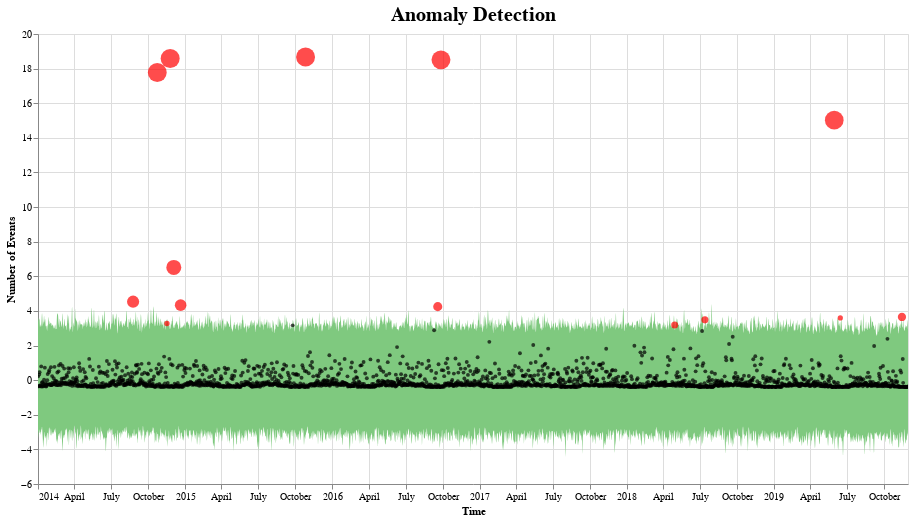

Here is the notebook cell this chart was saved with:
### Code cell
fbp_data = pd.DataFrame()
fbp_data['ds'] = pd.date_range(start='1/1/2014', periods=len(eas_data))
fbp_data['y'] = eas_data[0] 

pred = fit_predict_model(fbp_data)
pred = detect_anomalies(pred)
plot_anomalies(pred)

### Figure 1 — Vega-Lite specification as saved in the notebook (floating-point values rounded to 4 significant figures; data arrays with more than 128 entries replaced by an {"elided": "..."} marker saying what was removed)
{"config": {"view": {"continuousWidth": 400, "continuousHeight": 300}, "title": {"fontSize": 20}}, "layer": [{"data": {"name": "data-5e76ebf4e4ac3387fcc0ec7367486d9b"}, "mark": {"type": "area", "color": "#7FC97F", "interpolate": "basis"}, "encoding": {"tooltip": [{"type": "temporal", "field": "ds"}, {"type": "quantitative", "field": "fact"}, {"type": "quantitative", "field": "yhat_lower"}, {"type": "quantitative", "field": "yhat_upper"}], "x": {"type": "temporal", "field": "ds", "title": "Time"}, "y": {"type": "quantitative", "field": "yhat_upper"}, "y2": {"field": "yhat_lower"}}, "selection": {"selector001": {"type": "interval", "bind": "scales", "encodings": ["x", "y"]}}, "title": "Anomaly Detection"}, {"data": {"name": "data-3e9aa604e48fc8ebc7271793e71ef32a"}, "mark": {"type": "circle", "color": "Black", "opacity": 0.7, "size": 15}, "encoding": {"tooltip": [{"type": "temporal", "field": "ds"}, {"type": "quantitative", "field": "fact"}, {"type": "quantitative", "field": "yhat_lower"}, {"type": "quantitative", "field": "yhat_upper"}], "x": {"type": "temporal", "field": "ds"}, "y": {"type": "quantitative", "field": "fact", "title": "Number of Events"}}, "selection": {"selector002": {"type": "interval", "bind": "scales", "encodings": ["x", "y"]}}}, {"data": {"name": "data-186b7c3f3c9eac95968382e4a76bf670"}, "mark": {"type": "circle", "color": "Red", "size": 30}, "encoding": {"size": {"type": "quantitative", "field": "importance", "legend": null}, "tooltip": [{"type": "temporal", "field": "ds"}, {"type": "quantitative", "field": "fact"}, {"type": "quantitative", "field": "yhat_lower"}, {"type": "quantitative", "field": "yhat_upper"}], "x": {"type": "temporal", "field": "ds"}, "y": {"type": "quantitative", "field": "fact", "title": "Number of Events"}}, "selection": {"selector003": {"type": "interval", "bind": "scales", "encodings": ["x", "y"]}}}], "height": 450, "width": 870, "$schema": "https://vega.github.io/schema/vega-lite/v4.8.1.json", "datasets": {"data-5e76ebf4e4ac3387fcc0ec7367486d9b": {"elided": "2160 records"}, "data-3e9aa604e48fc8ebc7271793e71ef32a": {"elided": "2146 records"}, "data-186b7c3f3c9eac95968382e4a76bf670": [{"ds": "2014-08-25T00:00:00", "trend": 0.06388, "yhat": 0.06388, "yhat_lower": -3.115, "yhat_upper": 2.99, "fact": 4.533, "anomaly": 1, "importance": 0.3405}, {"ds": "2014-10-24T00:00:00", "trend": 0.06137, "yhat": 0.06137, "yhat_lower": -3.035, "yhat_upper": 3.059, "fact": 17.78, "anomaly": 1, "importance": 0.8279}, {"ds": "2014-11-17T00:00:00", "trend": 0.06004, "yhat": 0.06004, "yhat_lower": -3.387, "yhat_upper": 3.078, "fact": 3.273, "anomaly": 1, "importance": 0.05951}, {"ds": "2014-11-25T00:00:00", "trend": 0.05942, "yhat": 0.05942, "yhat_lower": -3.095, "yhat_upper": 2.958, "fact": 18.58, "anomaly": 1, "importance": 0.8408}, {"ds": "2014-12-04T00:00:00", "trend": 0.05873, "yhat": 0.05873, "yhat_lower": -3.14, "yhat_upper": 3.119, "fact": 6.514, "anomaly": 1, "importance": 0.5212}, {"ds": "2014-12-21T00:00:00", "trend": 0.05741, "yhat": 0.05741, "yhat_lower": -3.106, "yhat_upper": 3.005, "fact": 4.333, "anomaly": 1, "importance": 0.3064}, {"ds": "2015-10-27T00:00:00", "trend": 0.03327, "yhat": 0.03327, "yhat_lower": -3.043, "yhat_upper": 3.046, "fact": 18.67, "anomaly": 1, "importance": 0.8369}, {"ds": "2016-09-19T00:00:00", "trend": 0.007694, "yhat": 0.007694, "yhat_lower": -3.07, "yhat_upper": 3.46, "fact": 4.248, "anomaly": 1, "importance": 0.1855}, {"ds": "2016-09-27T00:00:00", "trend": 0.00707, "yhat": 0.00707, "yhat_lower": -3.09, "yhat_upper": 3.083, "fact": 18.51, "anomaly": 1, "importance": 0.8334}, {"ds": "2018-04-30T00:00:00", "trend": -0.03815, "yhat": -0.03815, "yhat_lower": -3.01, "yhat_upper": 2.853, "fact": 3.192, "anomaly": 1, "importance": 0.1063}, {"ds": "2018-07-14T00:00:00", "trend": -0.044, "yhat": -0.044, "yhat_lower": -3.293, "yhat_upper": 3.102, "fact": 3.486, "anomaly": 1, "importance": 0.1102}, {"ds": "2019-05-31T00:00:00", "trend": -0.06903, "yhat": -0.06903, "yhat_lower": -2.78, "yhat_upper": 2.855, "fact": 15.02, "anomaly": 1, "importance": 0.8099}, {"ds": "2019-06-15T00:00:00", "trend": -0.0702, "yhat": -0.0702, "yhat_lower": -3.445, "yhat_upper": 3.395, "fact": 3.593, "anomaly": 1, "importance": 0.05505}, {"ds": "2019-11-15T00:00:00", "trend": -0.08213, "yhat": -0.08213, "yhat_lower": -2.948, "yhat_upper": 3.1, "fact": 3.65, "anomaly": 1, "importance": 0.1506}]}}
